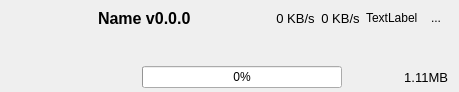
<?xml version="1.0" encoding="UTF-8"?>
<ui version="4.0">
 <class>QAria2DownloaderItemWidget</class>
 <widget class="QWidget" name="QAria2DownloaderItemWidget">
  <property name="geometry">
   <rect>
    <x>0</x>
    <y>0</y>
    <width>459</width>
    <height>92</height>
   </rect>
  </property>
  <property name="windowTitle">
   <string>Form</string>
  </property>
  <layout class="QGridLayout" name="gridLayout">
   <property name="leftMargin">
    <number>12</number>
   </property>
   <property name="topMargin">
    <number>4</number>
   </property>
   <property name="bottomMargin">
    <number>4</number>
   </property>
   <item row="2" column="1">
    <layout class="QHBoxLayout" name="horizontalLayout">
     <item>
      <widget class="QLabel" name="filename">
       <property name="text">
        <string/>
       </property>
      </widget>
     </item>
     <item>
      <spacer name="horizontalSpacer_2">
       <property name="orientation">
        <enum>Qt::Horizontal</enum>
       </property>
       <property name="sizeHint" stdset="0">
        <size>
         <width>40</width>
         <height>20</height>
        </size>
       </property>
      </spacer>
     </item>
     <item>
      <widget class="QProgressBar" name="downloadProgress">
       <property name="sizePolicy">
        <sizepolicy hsizetype="Expanding" vsizetype="Fixed">
         <horstretch>0</horstretch>
         <verstretch>0</verstretch>
        </sizepolicy>
       </property>
       <property name="minimumSize">
        <size>
         <width>200</width>
         <height>0</height>
        </size>
       </property>
       <property name="value">
        <number>0</number>
       </property>
      </widget>
     </item>
     <item>
      <widget class="QLabel" name="downloadSizeText">
       <property name="sizePolicy">
        <sizepolicy hsizetype="Maximum" vsizetype="Preferred">
         <horstretch>0</horstretch>
         <verstretch>0</verstretch>
        </sizepolicy>
       </property>
       <property name="minimumSize">
        <size>
         <width>100</width>
         <height>0</height>
        </size>
       </property>
       <property name="font">
        <font>
         <pointsize>10</pointsize>
        </font>
       </property>
       <property name="toolTip">
        <string notr="true"/>
       </property>
       <property name="text">
        <string>1.11MB</string>
       </property>
       <property name="alignment">
        <set>Qt::AlignRight|Qt::AlignTrailing|Qt::AlignVCenter</set>
       </property>
      </widget>
     </item>
    </layout>
   </item>
   <item row="0" column="1">
    <layout class="QHBoxLayout" name="horizontalLayout_2">
     <item>
      <widget class="QLabel" name="displayNameText">
       <property name="sizePolicy">
        <sizepolicy hsizetype="Expanding" vsizetype="Preferred">
         <horstretch>0</horstretch>
         <verstretch>0</verstretch>
        </sizepolicy>
       </property>
       <property name="minimumSize">
        <size>
         <width>0</width>
         <height>28</height>
        </size>
       </property>
       <property name="font">
        <font>
         <pointsize>12</pointsize>
         <weight>75</weight>
         <bold>true</bold>
        </font>
       </property>
       <property name="toolTip">
        <string notr="true"/>
       </property>
       <property name="text">
        <string>Name v0.0.0</string>
       </property>
      </widget>
     </item>
     <item>
      <spacer name="horizontalSpacer">
       <property name="orientation">
        <enum>Qt::Horizontal</enum>
       </property>
       <property name="sizeHint" stdset="0">
        <size>
         <width>40</width>
         <height>20</height>
        </size>
       </property>
      </spacer>
     </item>
     <item>
      <widget class="QLabel" name="downloadSpeedText">
       <property name="sizePolicy">
        <sizepolicy hsizetype="Preferred" vsizetype="Preferred">
         <horstretch>0</horstretch>
         <verstretch>0</verstretch>
        </sizepolicy>
       </property>
       <property name="font">
        <font>
         <pointsize>10</pointsize>
        </font>
       </property>
       <property name="toolTip">
        <string notr="true"/>
       </property>
       <property name="text">
        <string>0 KB/s</string>
       </property>
       <property name="alignment">
        <set>Qt::AlignCenter</set>
       </property>
      </widget>
     </item>
     <item>
      <widget class="QLabel" name="uploadSpeedText">
       <property name="sizePolicy">
        <sizepolicy hsizetype="Preferred" vsizetype="Preferred">
         <horstretch>0</horstretch>
         <verstretch>0</verstretch>
        </sizepolicy>
       </property>
       <property name="font">
        <font>
         <pointsize>10</pointsize>
        </font>
       </property>
       <property name="toolTip">
        <string notr="true"/>
       </property>
       <property name="text">
        <string>0 KB/s</string>
       </property>
       <property name="alignment">
        <set>Qt::AlignCenter</set>
       </property>
      </widget>
     </item>
     <item>
      <widget class="QLabel" name="downloaStatus">
       <property name="sizePolicy">
        <sizepolicy hsizetype="Minimum" vsizetype="Minimum">
         <horstretch>0</horstretch>
         <verstretch>0</verstretch>
        </sizepolicy>
       </property>
       <property name="toolTip">
        <string notr="true"/>
       </property>
       <property name="text">
        <string>TextLabel</string>
       </property>
       <property name="alignment">
        <set>Qt::AlignLeading|Qt::AlignLeft|Qt::AlignVCenter</set>
       </property>
      </widget>
     </item>
     <item>
      <widget class="QToolButton" name="pauseButton">
       <property name="text">
        <string>...</string>
       </property>
       <property name="icon">
        <iconset theme="media-playback-pause">
         <normaloff>.</normaloff>.</iconset>
       </property>
       <property name="autoRaise">
        <bool>true</bool>
       </property>
      </widget>
     </item>
    </layout>
   </item>
   <item row="0" column="0" rowspan="3">
    <widget class="QLabel" name="downloadIcon">
     <property name="sizePolicy">
      <sizepolicy hsizetype="Fixed" vsizetype="Fixed">
       <horstretch>0</horstretch>
       <verstretch>0</verstretch>
      </sizepolicy>
     </property>
     <property name="minimumSize">
      <size>
       <width>80</width>
       <height>80</height>
      </size>
     </property>
     <property name="maximumSize">
      <size>
       <width>80</width>
       <height>80</height>
      </size>
     </property>
     <property name="text">
      <string/>
     </property>
     <property name="wordWrap">
      <bool>false</bool>
     </property>
    </widget>
   </item>
   <item row="1" column="1">
    <spacer name="verticalSpacer">
     <property name="orientation">
      <enum>Qt::Vertical</enum>
     </property>
     <property name="sizeHint" stdset="0">
      <size>
       <width>20</width>
       <height>40</height>
      </size>
     </property>
    </spacer>
   </item>
  </layout>
 </widget>
 <resources/>
 <connections/>
</ui>
